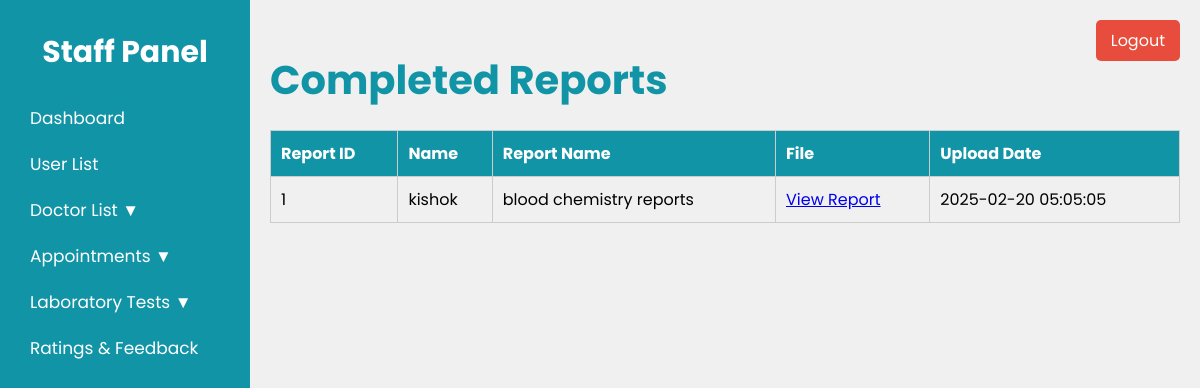
The app's page /Staff/completed_reports.php (signed in) with its own data.
### tables this page shows
CREATE TABLE IF NOT EXISTS `completed_report_request` (
  `id` int NOT NULL AUTO_INCREMENT,
  `request_id` int DEFAULT NULL,
  `name` varchar(255) DEFAULT NULL,
  `mobile_number` varchar(15) DEFAULT NULL,
  `email` varchar(255) DEFAULT NULL,
  `report_name` varchar(255) DEFAULT NULL,
  `file_path` varchar(255) DEFAULT NULL,
  `upload_date` timestamp NULL DEFAULT CURRENT_TIMESTAMP,
  PRIMARY KEY (`id`),
  KEY `request_id` (`request_id`)
);

### Staff/completed_reports.php (the view, shortened to what this page needs)
<?php
include('connect.php');
$completed_reports = [];
$sql = "SELECT * FROM completed_report_request";
$result = mysqli_query($conn, $sql);
while ($row = mysqli_fetch_assoc($result)) {
    $completed_reports[] = $row;
}
?>
<!DOCTYPE html>
<html>
<head>
    <link rel="stylesheet" type="text/css" href="completed_reports.css">
</head>
<body>
    <div class="staff-container">
        <nav class="sidebar">
            <h2>Staff Panel</h2>
            <ul>
                <li><a href="dashboard.php">Dashboard</a></li>
                <li><a href="user_List.php">User List</a></li>
                <li>
                    <a href="#">Doctor List ▼</a>
                </li>
                <li>
                    <a href="#">Appointments ▼</a>
                </li>
                <li>
                    <a href="#">Laboratory Tests ▼</a>
                </li>
                <li><a href="feedback.php">Ratings & Feedback</a></li>
            </ul>
        </nav>
        <div class="main-content">
            <h1 class="tittle">Completed Reports</h1>
            <table class="report-table">
                <thead>
                    <tr>
                        <th>Report ID</th>
                        <th>Name</th>
                        <th>Report Name</th>
                        <th>File</th>
                        <th>Upload Date</th>
                    </tr>
                </thead>
                <tbody>
                    <?php foreach ($completed_reports as $report): ?>
                        <tr>
                            <td><?php echo $report['id']; ?></td>
                            <td><?php echo $report['name']; ?></td>
                            <td><?php echo $report['report_name']; ?></td>
                            <td><a href="<?php echo $report['file_path']; ?>" target="_blank">View Report</a></td>
                            <td><?php echo $report['upload_date']; ?></td>
                        </tr>
                    <?php endforeach; ?>
                </tbody>
            </table>
        </div>
    </div>
    <a href="logout.php" class="logout-btn">Logout</a>
</body>
</html>

### Staff/completed_reports.css (style rules this page uses)
* { margin: 0; padding: 0; font-family: "Poppins", serif; }
body { background-color: #f0f0f0; position: relative; }
.staff-container { display: flex; flex-direction: row; }
.sidebar { width: 250px; background-color: #1294A7; color: white; height: 100vh; padding-top: 20px; display: flex; flex-direction: column; position: fixed; }
.sidebar h2 { color: white; text-align: center; padding-top: 10px; margin-bottom: 20px; font-size: 30px; }
.sidebar ul { list-style-type: none; padding: 0; }
.sidebar ul li { font-size: 17px; padding: 10px 20px; }
.sidebar ul li a { color: white; text-decoration: none; display: block; padding-left:10px; border-radius: 5px; transition:transform 0.3s, background-color 0.3s ease; }
.main-content { flex-grow: 1; margin-top: 30px; padding: 20px; margin-left: 250px; }
.main-content .tittle { color: #1294A7; font-size: 40px; }
.logout-btn { position: fixed; top: 20px; right: 20px; background-color: #e74c3c; text-align: center; color: white; padding: 8px 15px; border: none; border-radius: 5px; text-decoration: none; transition: background-color 0.3s ease; }
.report-table { width: 100%; margin-top: 20px; border-collapse: collapse; }
.report-table th, .report-table td { border: 1px solid #ccc; padding: 10px; text-align: left; }
.report-table th { background-color: #1294A7; color: white; }

### records on screen
completed_report_request: id "1", name "kishok", report_name "blood chemistry reports", upload_date "2025-02-20 05:05:05"
